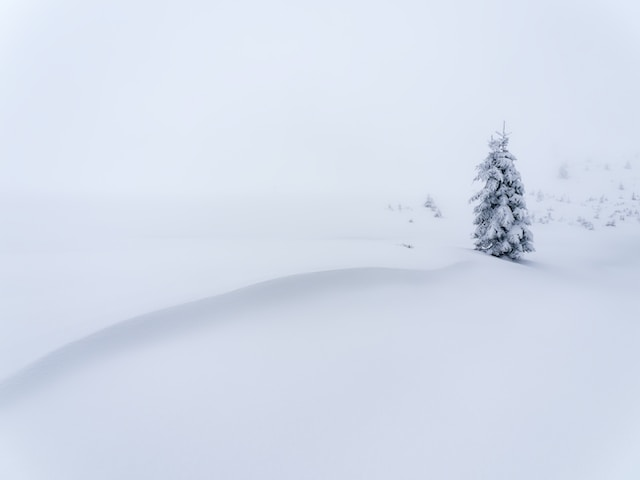
//> input picture crypto/tp2/image.png, 640 x 480 px
$ ./main ../../crypto/tp2/image.png   (built with g++ and OpenCV 4)
//> lines starting //> are read from the running program, lines starting //| are printed output that depends on the picture
  #include "opencv2/imgproc.hpp"
  #include <opencv2/highgui.hpp>
  #include <iostream>
  using namespace cv;


  cv::Mat filtreM(cv::Mat input, cv::Mat M, int delta = 0) {
      cv::Mat result;
      cv::flip(M, M, 1);
      // input.convertTo(result, CV_32FC1);
      cv::filter2D(input, result, -1, M, Point(-1, -1), delta, cv::BORDER_DEFAULT);
      return result;
  }

  cv::Mat blur(cv::Mat input,int nb_iteration)
  {
    // Définition du filtre moyenneur M
    cv::Mat M = (cv::Mat_<float>(3, 3) <<
                1/9.0, 1/9.0, 1/9.0,
                1/9.0, 1/9.0, 1/9.0,
                1/9.0, 1/9.0, 1/9.0
                );

    Mat modified_image = input.clone();

    for (int i=0;i<nb_iteration;i++){
      modified_image = filtreM(modified_image, M);
    }

    return modified_image;
  }

  cv::Mat laplacien(cv::Mat input,int nb_iteration,float coef, int delta = 0)
  {
    // Définition du filtre moyenneur M
    cv::Mat M = (cv::Mat_<float>(3, 3) <<
                0.0, 1.0, 0.0,
                1.0, -4.0, 1.0,
                0.0, 1.0, 0.0
                );

    cv::Mat dirac =(cv::Mat_<float>(3, 3) <<
                0.0, 0.0, 0.0,
                0.0, 1.0, 0.0,
                0.0, 0.0, 0.0
                );

    Mat modified_image = input.clone();

    cv::Mat filter = dirac - coef*M;

    for ( int i=0; i < nb_iteration; i++ )
    {
      modified_image = filtreM(modified_image, filter, delta);
    }

    return modified_image;
  }

  cv::Mat sobel_x(cv::Mat input)
  {
    cv::Mat M = (cv::Mat_<float>(3, 3) <<
                1.0, 0.0, -1.0,
                2.0, 0.0, -2.0,
                1.0, 0.0, -1.0
                )/4.0;

    return filtreM(input, M, 128);

  }


  cv::Mat sobel_y(cv::Mat input)
  {
    cv::Mat M = (cv::Mat_<float>(3, 3) <<
                -1.0, -2.0, -1.0,
                0.0, 0.0, 0.0,
                1.0, 2.0, 1.0
                )/4.0;


    return filtreM(input, M, 128);
  }

  cv::Mat gradient(cv::Mat i_x, cv::Mat i_y)
  {
    cv::Mat result = cv::Mat::zeros(i_x.rows, i_x.cols, i_x.type());
    for (int i = 0; i < i_x.rows; i++)
    {
      for (int j = 0; j < i_x.cols; j++)
      {
        result.at<uchar>(i,j) = cv::saturate_cast<uchar>(sqrt(pow(i_x.at<uchar>(i,j) - 128 ,2) + pow(i_y.at<uchar>(i,j) - 128,2)));
      }
    }
    return result;
  }

  bool contour(cv::Mat lap, int i, int j)
  {
    //verifie si il y a des + et des - dans le voisinage (3x3) de i,j du lap
    int nb_pos = 0;
    int nb_neg = 0;
    // std::cout << "enter func" << std::endl;
    for(int k = i-1; k <= i+1; k++)
    {
      // std::cout << "loop k " << k << std::endl;
      for(int l = j-1; l <= j+1; l++)
      {
        // std::cout << "loop l " << l << std::endl;
        if (k >= 0 && k < lap.rows && l >= 0 && l < lap.cols)
        {
          if(lap.at<uchar>(k,l) >128)
          {
            nb_pos++;
          }
          else if(lap.at<uchar>(k,l) < 128)
          {
            nb_neg++;
          }
        }
        // else{
        //   std::cout<<"out of bounds - "<< k << " - " << l << std::endl;
        // }
      }
    }
    // std::cout << nb_pos << "+ " << nb_neg <<"-" << std::endl;
    return (nb_pos > 0 && nb_neg > 0);
  }

  cv::Mat laplacianThreshold(const cv::Mat input, int tr) {
      // Appliquer le filtre Laplacien
      cv::Mat res = cv::Mat::zeros(input.rows, input.cols, input.type());
      cv::Mat lap = laplacien(input, 1, 3, 128);
      cv::Mat grad = gradient(sobel_x(input), sobel_y(input));

      // Trouver les points où le Laplacien change de signe
      for (int i = 0; i < lap.rows; i++) {
          for (int j = 0; j < lap.cols; j++) {
              if(contour(lap, i, j) && grad.at<uchar>(i,j) >= tr)
              {
                res.at<uchar>(i,j) = 0;
              }
              else{
                res.at<uchar>(i,j) = 255;
              }
          }
      }

      return res;
  }

  #include <cmath>

cv::Mat artisticRendering(cv::Mat input, cv::Mat colors, int threshold, int proportion, int length) {
    cv::Mat lap = laplacien(input, 1, 3, 128);
    cv::Mat sob_x = sobel_x(input);
    cv::Mat sob_y = sobel_y(input);
    cv::Mat grad = gradient(sob_x, sob_y);

    cv::Mat output = input.clone();
    cv::cvtColor(input, output, COLOR_GRAY2RGB);

    for (int i = 0; i < input.rows; i++) {
        for (int j = 0; j < input.cols; j++) {
            output.at<cv::Vec3b>(i, j)[0] = 255;
            output.at<cv::Vec3b>(i, j)[1] = 255;
            output.at<cv::Vec3b>(i, j)[2] = 255;
            if (contour(lap, i, j) && grad.at<uchar>(i, j) >= threshold) {
                if (rand() / (double)RAND_MAX < proportion / 100.0) {
                    double theta = atan2(sob_y.at<uchar>(i, j) - 128, sob_x.at<uchar>(i, j) - 128) + CV_PI / 2 + 0.02 * (rand() / (double)RAND_MAX - 0.5);
                    double grayLevel = input.at<uchar>(i, j) / 255.0 * length / 100.0;
                    cv::line(output,
                        cv::Point(j + grayLevel * cos(theta), i + grayLevel * sin(theta)),
                        cv::Point(j - grayLevel * cos(theta), i - grayLevel * sin(theta)),
                        //color is color of pixel at (i,j)
                        cv::Scalar((int)colors.at<cv::Vec3b>(i, j)[0],
                                  (int)colors.at<cv::Vec3b>(i, j)[1],
                                  (int)colors.at<cv::Vec3b>(i, j)[2]),1);
                }
            }
        }
    }

    return output;
}


  int main( int argc, char* argv[])
  {
    namedWindow( "Youpi");               // crée une fenêtre
    Mat input = imread( argv[ 1 ] );     // lit l'image donnée en paramètre
//> input is the input picture: 480 rows x 640 cols, CV_8UC3; mean B, G, R 235.9, 221.2, 213.2

    cv::Mat colors = input.clone();
    //convert color to rgb
    cv::cvtColor(colors, colors, COLOR_BGR2RGB);

    if ( input.channels() == 3 )
      cv::cvtColor( input, input, COLOR_BGR2GRAY );
//> input: 480 rows x 640 cols, CV_8UC1

    Mat modified_image = input.clone();

    while ( true ) {
        int keycode = waitKey( 50 );
//> the 'x' key is pressed
        int asciicode = keycode & 0xff;
        if ( asciicode == 'a')
        {
          modified_image = blur(modified_image, 1);
        }
        if ( asciicode == 'm' )
        {
          medianBlur(modified_image, modified_image, 3);
        }
        if ( asciicode == 'l' )
        {
          modified_image = laplacien(modified_image, 1, 0.6);
        }
        if( asciicode == 'x' )
        {
          modified_image = sobel_x(modified_image);
//> in filtreM, `cv::filter2D(input, result, -1, M, Point(-1, -1), delta, cv::BORDER_DE..`:
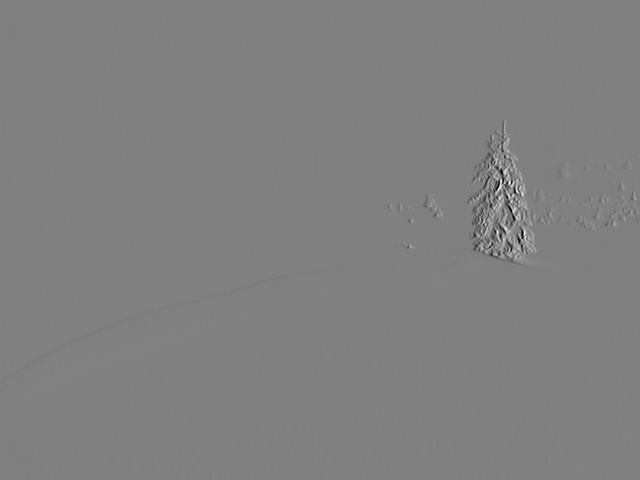
//> result: 480 rows x 640 cols, CV_8UC1; min 0, max 255, mean 128
        }
        if( asciicode == 'y' )
        {
          modified_image = sobel_y(modified_image);
        }
        if(asciicode == 'g')
        {
          modified_image = gradient(sobel_x(modified_image), sobel_y(modified_image));
        }
        if(asciicode == 't')
        {
          modified_image = laplacianThreshold(modified_image, 20);
        }
        if(asciicode =='r')
        {
          modified_image = input.clone();
        }
        if (asciicode == 'e') {
          modified_image = artisticRendering(modified_image,colors, 20, 20, 1000);
        }
        if ( asciicode == 'q' ) break;
        imshow( "Youpi", modified_image );            // l'affiche dans la fenêtre
    }
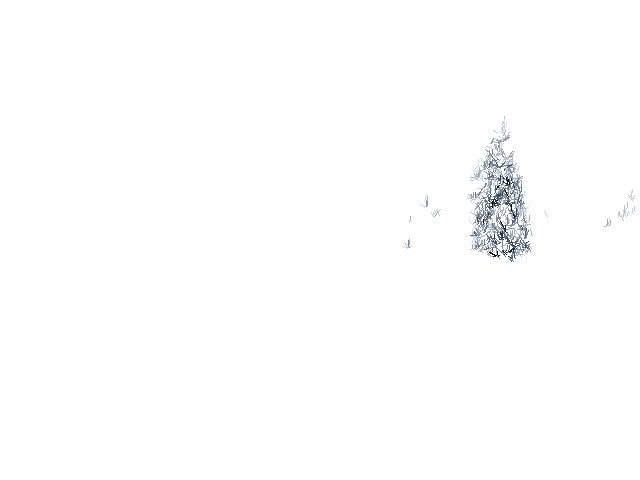
//> modified_image: 480 rows x 640 cols, CV_8UC3; mean R, G, B 253.7, 253.8, 254
    imwrite( "result.png", input );          // sauvegarde le résultat
  }
